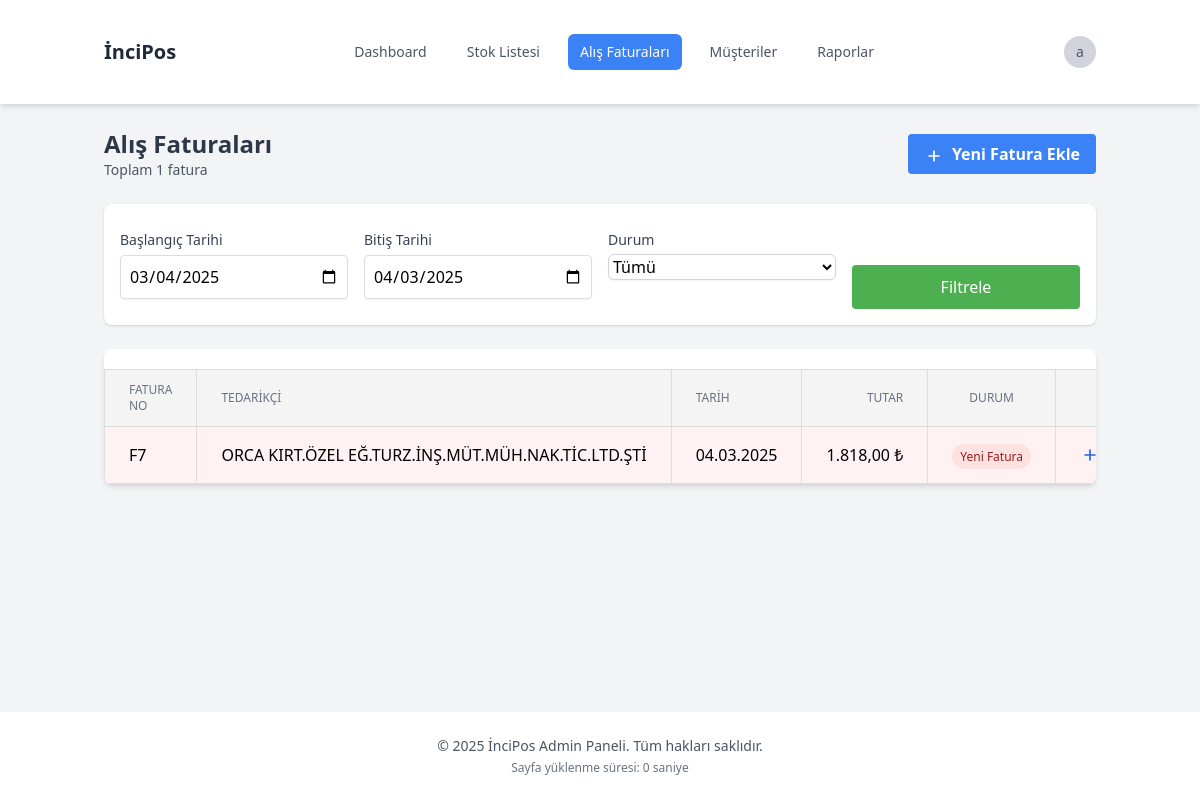
The page /admin/purchase_invoices.php (signed in) on the database its author committed.
### tables this page shows
CREATE TABLE `alis_faturalari` (
  `id` int(11) NOT NULL,
  `fatura_tipi` enum('satis','iade') DEFAULT 'satis',
  `magaza` int(11) DEFAULT NULL,
  `fatura_seri` varchar(20) DEFAULT NULL,
  `fatura_no` varchar(20) DEFAULT NULL,
  `fatura_tarihi` date DEFAULT NULL,
  `irsaliye_no` varchar(50) DEFAULT NULL,
  `irsaliye_tarihi` date DEFAULT NULL,
  `siparis_no` varchar(50) DEFAULT NULL,
  `siparis_tarihi` date DEFAULT NULL,
  `tedarikci` int(11) DEFAULT NULL,
  `durum` enum('bos','urun_girildi','kismi_aktarildi','aktarildi') DEFAULT 'bos',
  `toplam_tutar` decimal(10,2) DEFAULT 0.00,
  `kdv_tutari` decimal(10,2) DEFAULT 0.00,
  `net_tutar` decimal(10,2) DEFAULT 0.00,
  `aciklama` text DEFAULT NULL,
  `kayit_tarihi` datetime DEFAULT current_timestamp(),
  `kullanici_id` int(11) DEFAULT NULL,
  `aktarim_tarihi` datetime DEFAULT NULL,
  `aktarilan_miktar` decimal(10,2) DEFAULT 0.00
);

CREATE TABLE `tedarikciler` (
  `id` int(11) NOT NULL,
  `ad` varchar(100) DEFAULT NULL,
  `telefon` varchar(20) DEFAULT NULL,
  `adres` varchar(255) DEFAULT NULL,
  `sehir` varchar(50) DEFAULT NULL,
  `eposta` varchar(100) DEFAULT NULL
);

### admin/purchase_invoices.php (the view, shortened to what this page needs)
<?php
include 'header.php';
require_once 'db_connection.php';
$statusColors = [
    'bos' => 'bg-red-100 text-red-800',
    'urun_girildi' => 'bg-yellow-100 text-yellow-800',
    'kismi_aktarildi' => 'bg-blue-100 text-blue-800',
    'aktarildi' => 'bg-green-100 text-green-800'
];
$statusTexts = [
    'bos' => 'Yeni Fatura',
    'urun_girildi' => 'Aktarım Bekliyor',
    'kismi_aktarildi' => 'Kısmi Aktarıldı',
    'aktarildi' => 'Tamamlandı'
];
$items_per_page = isset($_SESSION['items_per_page']) ? $_SESSION['items_per_page'] : 50;
$page = isset($_GET['page']) ? (int)$_GET['page'] : 1;
$offset = ($page - 1) * $items_per_page;
$start_date = isset($_GET['start_date']) ? $_GET['start_date'] : date('Y-m-d', strtotime('-30 days'));
$end_date = isset($_GET['end_date']) ? $_GET['end_date'] : date('Y-m-d');
$count_query = "SELECT COUNT(*) as total FROM alis_faturalari WHERE fatura_tarihi BETWEEN ? AND ?";
$stmt = $conn->prepare($count_query);
$stmt->execute([$start_date, $end_date]);
$total_records = $stmt->fetch(PDO::FETCH_ASSOC)['total'];
$query = "
SELECT
    af.*,
    t.ad as tedarikci_adi,
    m.ad as magaza_adi,
    COUNT(afd.id) as urun_sayisi,
    SUM(CASE WHEN afa.id IS NOT NULL THEN afd.miktar ELSE 0 END) as aktarilan_miktar,
    SUM(afd.miktar) as toplam_miktar
FROM
    alis_faturalari af
    LEFT JOIN tedarikciler t ON af.tedarikci = t.id
    LEFT JOIN magazalar m ON af.magaza = m.id
    LEFT JOIN alis_fatura_detay afd ON af.id = afd.fatura_id
    LEFT JOIN alis_fatura_detay_aktarim afa ON afd.id = afa.fatura_id
WHERE
    af.fatura_tarihi BETWEEN ? AND ?
GROUP BY
    af.id
ORDER BY
    af.fatura_tarihi DESC, af.id DESC
    LIMIT ?
    OFFSET ?
";
$stmt = $conn->prepare($query);
$stmt->bindValue(1, $start_date, PDO::PARAM_STR);
$stmt->bindValue(2, $end_date, PDO::PARAM_STR);
$stmt->bindValue(3, $items_per_page, PDO::PARAM_INT);
$stmt->bindValue(4, $offset, PDO::PARAM_INT);
$stmt->execute();
$invoices = $stmt->fetchAll(PDO::FETCH_ASSOC);
?>
<!DOCTYPE html>
<html lang="tr">
<head>
    <link href="https://cdn.jsdelivr.net/npm/tailwindcss@2.2.19/dist/tailwind.min.css" rel="stylesheet">
    <link rel="stylesheet" href="https://cdn.jsdelivr.net/npm/sweetalert2@11/dist/sweetalert2.min.css">
</head>
<body class="bg-gray-100">
    <div class="container mx-auto px-4 py-8">
        <div class="flex justify-between items-center mb-6">
            <div>
                <h1 class="text-2xl font-bold">Alış Faturaları</h1>
                <p class="text-sm text-gray-600">Toplam <?php echo $total_records; ?> fatura</p>
            </div>
            <button onclick="addInvoice()" class="bg-blue-500 hover:bg-blue-700 text-white font-bold py-2 px-4 rounded">
                <svg class="w-5 h-5 inline-block mr-1" fill="none" stroke="currentColor" viewBox="0 0 24 24">
                    <path stroke-linecap="round" stroke-linejoin="round" stroke-width="2" d="M12 6v6m0 0v6m0-6h6m-6 0H6"/>
                </svg>
                Yeni Fatura Ekle
            </button>
        </div>
        <div class="bg-white p-4 rounded-lg shadow mb-6">
            <form id="filterForm" class="grid grid-cols-1 md:grid-cols-4 gap-4">
                <div>
                    <label class="block text-sm font-medium text-gray-700">Başlangıç Tarihi</label>
                    <input type="date" name="start_date" value="<?php echo $start_date; ?>"
                           class="mt-1 block w-full rounded-md border-gray-300 shadow-sm">
                </div>
                <div>
                    <label class="block text-sm font-medium text-gray-700">Bitiş Tarihi</label>
                    <input type="date" name="end_date" value="<?php echo $end_date; ?>"
                           class="mt-1 block w-full rounded-md border-gray-300 shadow-sm">
                </div>
                <div>
                    <label class="block text-sm font-medium text-gray-700">Durum</label>
                    <select name="status" class="mt-1 block w-full rounded-md border-gray-300 shadow-sm">
                        <option value="">Tümü</option>
                    </select>
                </div>
                <div class="flex items-end">
                    <button type="submit" class="w-full bg-blue-500 hover:bg-blue-700 text-white font-bold py-2 px-4 rounded">
                        Filtrele
                    </button>
                </div>
            </form>
        </div>
        <div class="bg-white shadow-md rounded-lg overflow-hidden">
            <table class="min-w-full divide-y divide-gray-200">
                <thead class="bg-gray-50">
                    <tr>
                        <th class="px-6 py-3 text-left text-xs font-medium text-gray-500 uppercase">Fatura No</th>
                        <th class="px-6 py-3 text-left text-xs font-medium text-gray-500 uppercase">Tedarikçi</th>
                        <th class="px-6 py-3 text-left text-xs font-medium text-gray-500 uppercase">Tarih</th>
                        <th class="px-6 py-3 text-right text-xs font-medium text-gray-500 uppercase">Tutar</th>
                        <th class="px-6 py-3 text-center text-xs font-medium text-gray-500 uppercase">Durum</th>
                        <th class="px-6 py-3 text-center text-xs font-medium text-gray-500 uppercase">İşlemler</th>
                    </tr>
                </thead>
                <tbody class="divide-y divide-gray-200">
    <?php foreach ($invoices as $invoice): ?>
        <tr class="hover:bg-gray-50 <?php
            switch($invoice['durum']) {
                case 'bos':
                    echo 'bg-red-50 hover:bg-red-100';
                    break;
            }
        ?>">
            <td class="px-6 py-4 whitespace-nowrap">
                <?php echo htmlspecialchars($invoice['fatura_seri'] . $invoice['fatura_no']); ?>
            </td>
                            <td class="px-6 py-4 whitespace-nowrap">
                                <?php echo htmlspecialchars($invoice['tedarikci_adi']); ?>
                            </td>
                            <td class="px-6 py-4 whitespace-nowrap">
                                <?php echo date('d.m.Y', strtotime($invoice['fatura_tarihi'])); ?>
                            </td>
                            <td class="px-6 py-4 text-right whitespace-nowrap">
    <?php echo number_format($invoice['toplam_tutar'], 2, ',', '.') . ' ₺'; ?>
</td>
                            <td class="px-6 py-4 text-center whitespace-nowrap">
                                <span class="px-2 py-1 text-xs rounded-full <?php echo $statusColors[$invoice['durum']]; ?>">
                                    <?php echo $statusTexts[$invoice['durum']]; ?>
                                </span>
                            </td>
<td class="px-6 py-4 text-center whitespace-nowrap">
    <div class="flex items-center justify-center space-x-2">
        <?php if ($invoice['durum'] === 'bos'): ?>
        <button type="button"
            onclick="window.addProducts(<?php echo $invoice['id']; ?>)"
            class="text-blue-600 hover:text-blue-900"
            title="Ürün Ekle">
            <svg class="w-5 h-5" fill="none" stroke="currentColor" viewBox="0 0 24 24">
                <path stroke-linecap="round" stroke-linejoin="round" stroke-width="2"
                    d="M12 6v6m0 0v6m0-6h6m-6 0H6"/>
            </svg>
        </button>
        <?php endif; ?>
                                </div>
                            </td>
                        </tr>
                    <?php endforeach; ?>
                </tbody>
            </table>
        </div>
    </div>
<?php
include 'footer.php';
?>
</body>
</html>

### admin/header.php (shortened to what this page needs)
<?php
require_once 'db_connection.php';
$stmt = $conn->prepare("SELECT * FROM admin_user WHERE id = ?");
$stmt->execute([$_SESSION['user_id']]);
$user = $stmt->fetch(PDO::FETCH_ASSOC);
$current_page = basename($_SERVER['PHP_SELF']);
?>
<!DOCTYPE html>
<html lang="tr">
<head>
    <link rel="stylesheet" href="assets/css/style.css">
    <link href="https://cdn.jsdelivr.net/npm/tailwindcss@2.2.19/dist/tailwind.min.css" rel="stylesheet">
    <link rel="stylesheet" href="https://cdn.jsdelivr.net/npm/sweetalert2@11/dist/sweetalert2.min.css">
</head>
<body class="bg-gray-100 min-h-screen flex flex-col">
    <div class="flex-grow flex flex-col">
    <header id="header" class="bg-white shadow-md fixed top-0 left-0 right-0 z-50">
        <div class="container mx-auto px-4">
            <div class="flex justify-between items-center h-16">
                <div class="flex items-center">
                    <a href="admin_dashboard.php" class="flex items-center">
                        <span class="text-xl font-bold text-gray-800">İnciPos</span>
                    </a>
                </div>
                <nav class="hidden md:flex space-x-4">
                    <a href="admin_dashboard.php" class="<?php echo $current_page == 'admin_dashboard.php' ? 'bg-blue-500 text-white' : 'text-gray-600 hover:text-gray-900'; ?> px-3 py-2 rounded-md text-sm font-medium">
                        Dashboard
                    </a>
                    <a href="stock_list.php" class="<?php echo $current_page == 'stock_list.php' ? 'bg-blue-500 text-white' : 'text-gray-600 hover:text-gray-900'; ?> px-3 py-2 rounded-md text-sm font-medium">
                        Stok Listesi
                    </a>
                    <a href="purchase_invoices.php" class="<?php echo $current_page == 'purchase_invoices.php' ? 'bg-blue-500 text-white' : 'text-gray-600 hover:text-gray-900'; ?> px-3 py-2 rounded-md text-sm font-medium">
                        Alış Faturaları
                    </a>
                    <a href="customers.php" class="<?php echo $current_page == 'customers.php' ? 'bg-blue-500 text-white' : 'text-gray-600 hover:text-gray-900'; ?> px-3 py-2 rounded-md text-sm font-medium">
                        Müşteriler
                    </a><a href="reports.php" class="<?php echo $current_page == 'reports.php' ? 'bg-blue-500 text-white' : 'text-gray-600 hover:text-gray-900'; ?> px-3 py-2 rounded-md text-sm font-medium">
                        Raporlar
                    </a>
                </nav>
                <div class="flex items-center">
                    <div class="relative ml-3">
                        <div>
                            <button type="button" class="flex text-sm rounded-full focus:outline-none" id="user-menu-button">
                                <div class="h-8 w-8 rounded-full bg-gray-300 flex items-center justify-center">
                                    <span class="text-sm font-medium text-gray-600">
                                        <?php echo substr($user['kullanici_adi'], 0, 1); ?>
                                    </span>
                                </div>
                            </button>
                        </div>
                    </div>
                </div>
            </div>
        </div>
    </header>
    <div style="" class="pt-24">

### admin/assets/css/style.css (style rules this page uses)
#header { z-index:9999; }
.container { padding: 20px; max-width: 1200px; margin: 0 auto; }
table { width: 100%; border-collapse: collapse; margin-top: 20px; }
th, td { padding: 8px; text-align: left; border: 1px solid #ddd; }
th { background-color: #f4f4f4; }
form label { display: block; margin-top: 10px; color: #4a5568; font-size: 0.875rem; font-weight: 500; }
form input[type="text"], form input[type="number"], form input[type="date"] { width: 100%; padding: 8px; margin-top: 5px; margin-bottom: 10px; border: 1px solid #ddd; border-radius: 4px; transition: border-color 0.2s, box-shadow 0.2s; }
form button[type="submit"] { background-color: #4CAF50; color: white; padding: 10px 15px; border: none; border-radius: 4px; cursor: pointer; margin-top: 10px; width: 100%; font-weight: 500; transition: background-color 0.2s; }
select { padding: 8px; border: 1px solid #ddd; border-radius: 4px; background-color: white; margin-left: 10px; cursor: pointer; }
h1, h2, h3 { color: #2d3748; margin-bottom: 1rem; }
.text-left { text-align: left; }
.block { display: block; }
.text-sm { font-size: 0.875rem; }
.font-medium { font-weight: 500; }
.text-gray-700 { color: #374151; }
.gap-4 { gap: 1rem; }

### rows shown on the page
alis_faturalari: fatura_seri+fatura_no "F7", tedarikci.ad "ORCA KIRT.ÖZEL EĞ.TURZ.İNŞ.MÜT.MÜH.NAK.TİC.LTD.ŞTİ", fatura_tarihi "04.03.2025", toplam_tutar "1.818,00", durum "Yeni Fatura"

### other values the page prints
substr($user['kullanici_adi'], 0, 1) "a"
$total_records "1"
